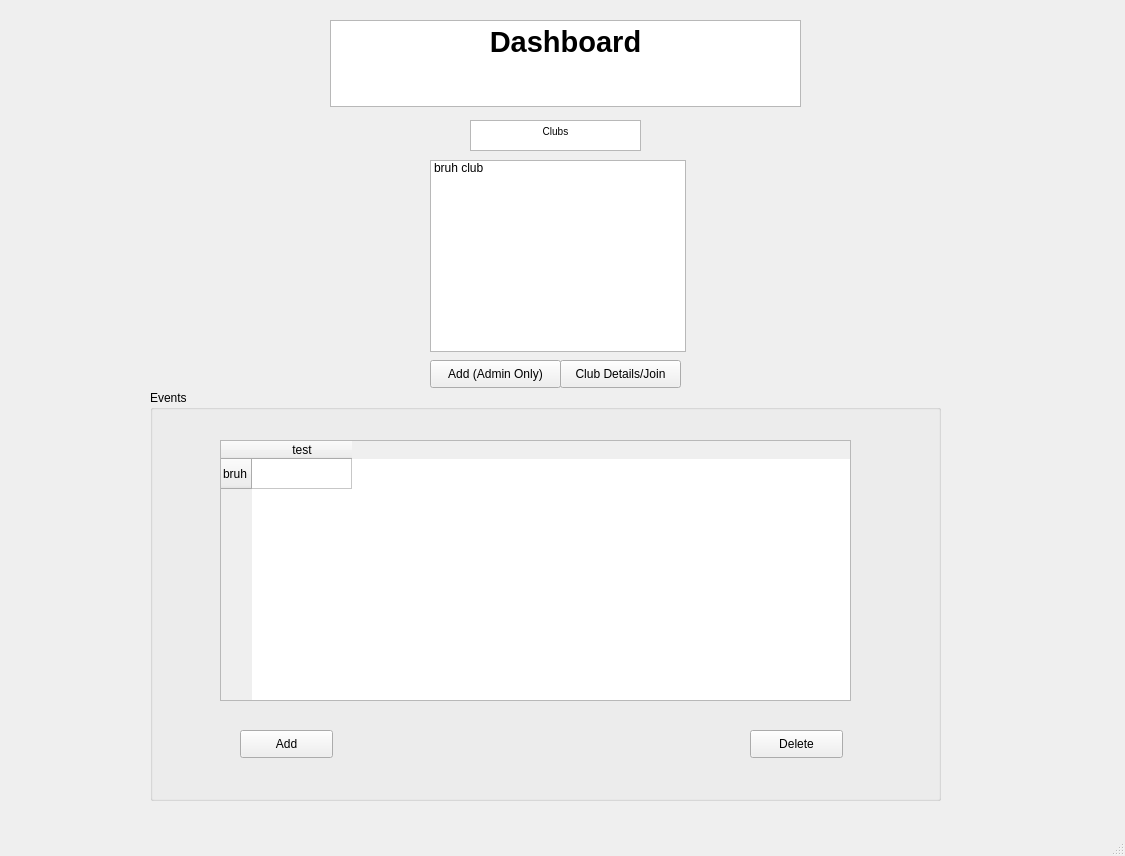
<?xml version="1.0" encoding="UTF-8"?>
<ui version="4.0">
 <class>MainWindow</class>
 <widget class="QMainWindow" name="MainWindow">
  <property name="geometry">
   <rect>
    <x>0</x>
    <y>0</y>
    <width>1125</width>
    <height>856</height>
   </rect>
  </property>
  <property name="windowTitle">
   <string>MainWindow</string>
  </property>
  <widget class="QWidget" name="centralwidget">
   <widget class="QTextEdit" name="textEdit">
    <property name="enabled">
     <bool>true</bool>
    </property>
    <property name="geometry">
     <rect>
      <x>330</x>
      <y>20</y>
      <width>471</width>
      <height>87</height>
     </rect>
    </property>
    <property name="readOnly">
     <bool>true</bool>
    </property>
    <property name="html">
     <string>&lt;!DOCTYPE HTML PUBLIC &quot;-//W3C//DTD HTML 4.0//EN&quot; &quot;http://www.w3.org/TR/REC-html40/strict.dtd&quot;&gt;
&lt;html&gt;&lt;head&gt;&lt;meta name=&quot;qrichtext&quot; content=&quot;1&quot; /&gt;&lt;style type=&quot;text/css&quot;&gt;
p, li { white-space: pre-wrap; }
&lt;/style&gt;&lt;/head&gt;&lt;body style=&quot; font-family:'MS Shell Dlg 2'; font-size:7.8pt; font-weight:400; font-style:normal;&quot;&gt;
&lt;p align=&quot;center&quot; style=&quot; margin-top:0px; margin-bottom:0px; margin-left:0px; margin-right:0px; -qt-block-indent:0; text-indent:0px;&quot;&gt;&lt;span style=&quot; font-size:22pt; font-weight:600;&quot;&gt;Dashboard&lt;/span&gt;&lt;/p&gt;&lt;/body&gt;&lt;/html&gt;</string>
    </property>
    <property name="textInteractionFlags">
     <set>Qt::TextSelectableByMouse</set>
    </property>
   </widget>
   <widget class="QGroupBox" name="groupBox">
    <property name="geometry">
     <rect>
      <x>150</x>
      <y>390</y>
      <width>791</width>
      <height>411</height>
     </rect>
    </property>
    <property name="title">
     <string>Events</string>
    </property>
    <widget class="QPushButton" name="pushButton">
     <property name="geometry">
      <rect>
       <x>90</x>
       <y>340</y>
       <width>93</width>
       <height>28</height>
      </rect>
     </property>
     <property name="text">
      <string>Add</string>
     </property>
    </widget>
    <widget class="QPushButton" name="pushButton_2">
     <property name="geometry">
      <rect>
       <x>600</x>
       <y>340</y>
       <width>93</width>
       <height>28</height>
      </rect>
     </property>
     <property name="text">
      <string>Delete</string>
     </property>
    </widget>
    <widget class="QTableWidget" name="tableWidget">
     <property name="geometry">
      <rect>
       <x>70</x>
       <y>50</y>
       <width>631</width>
       <height>261</height>
      </rect>
     </property>
     <row>
      <property name="text">
       <string>bruh</string>
      </property>
     </row>
     <column>
      <property name="text">
       <string>test</string>
      </property>
     </column>
    </widget>
   </widget>
   <widget class="QListWidget" name="listWidget">
    <property name="geometry">
     <rect>
      <x>430</x>
      <y>160</y>
      <width>256</width>
      <height>192</height>
     </rect>
    </property>
    <item>
     <property name="text">
      <string>bruh club</string>
     </property>
    </item>
   </widget>
   <widget class="QTextEdit" name="textEdit_2">
    <property name="geometry">
     <rect>
      <x>470</x>
      <y>120</y>
      <width>171</width>
      <height>31</height>
     </rect>
    </property>
    <property name="html">
     <string>&lt;!DOCTYPE HTML PUBLIC &quot;-//W3C//DTD HTML 4.0//EN&quot; &quot;http://www.w3.org/TR/REC-html40/strict.dtd&quot;&gt;
&lt;html&gt;&lt;head&gt;&lt;meta name=&quot;qrichtext&quot; content=&quot;1&quot; /&gt;&lt;style type=&quot;text/css&quot;&gt;
p, li { white-space: pre-wrap; }
&lt;/style&gt;&lt;/head&gt;&lt;body style=&quot; font-family:'MS Shell Dlg 2'; font-size:7.8pt; font-weight:400; font-style:normal;&quot;&gt;
&lt;p align=&quot;center&quot; style=&quot; margin-top:0px; margin-bottom:0px; margin-left:0px; margin-right:0px; -qt-block-indent:0; text-indent:0px;&quot;&gt;Clubs&lt;/p&gt;&lt;/body&gt;&lt;/html&gt;</string>
    </property>
   </widget>
   <widget class="QPushButton" name="pushButton_4">
    <property name="geometry">
     <rect>
      <x>430</x>
      <y>360</y>
      <width>131</width>
      <height>28</height>
     </rect>
    </property>
    <property name="text">
     <string>Add (Admin Only)</string>
    </property>
   </widget>
   <widget class="QPushButton" name="pushButton_5">
    <property name="geometry">
     <rect>
      <x>560</x>
      <y>360</y>
      <width>121</width>
      <height>28</height>
     </rect>
    </property>
    <property name="text">
     <string>Club Details/Join</string>
    </property>
   </widget>
   <zorder>groupBox</zorder>
   <zorder>textEdit</zorder>
   <zorder>listWidget</zorder>
   <zorder>textEdit_2</zorder>
   <zorder>pushButton_4</zorder>
   <zorder>pushButton_5</zorder>
  </widget>
  <widget class="QMenuBar" name="menubar">
   <property name="geometry">
    <rect>
     <x>0</x>
     <y>0</y>
     <width>1125</width>
     <height>26</height>
    </rect>
   </property>
  </widget>
  <widget class="QStatusBar" name="statusbar"/>
 </widget>
 <resources/>
 <connections/>
</ui>
